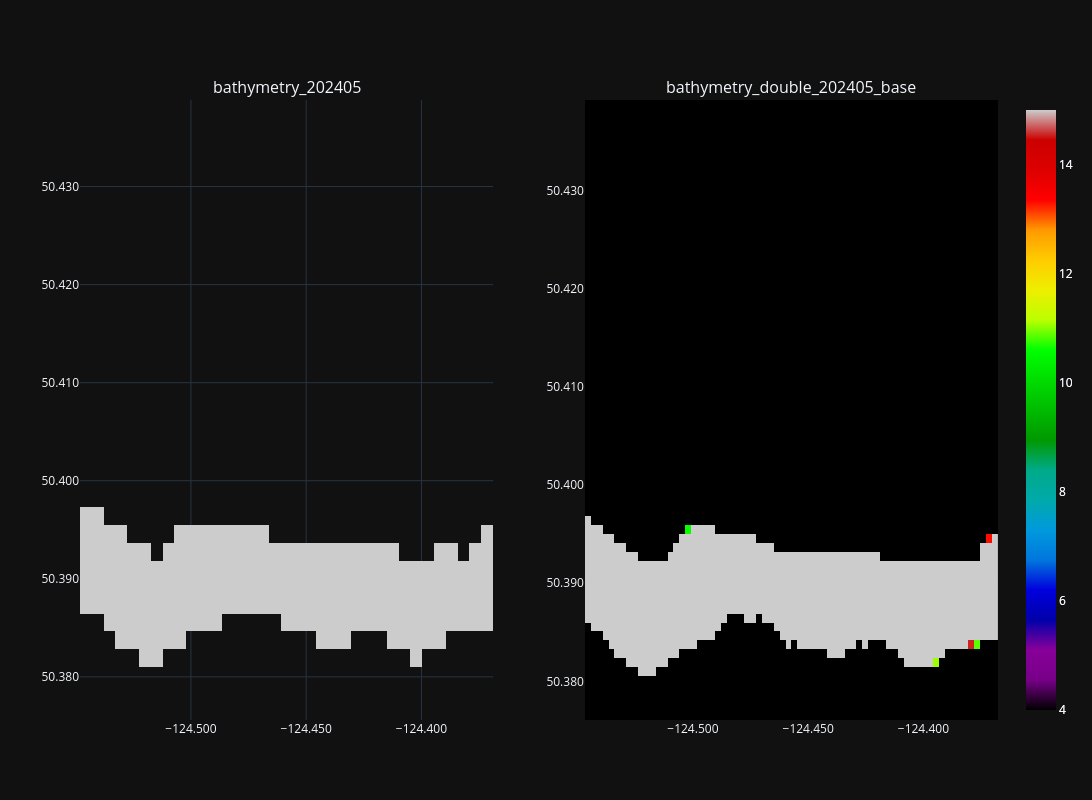

The cell this chart's notebook holds for it:
### Markdown cell above
### Tile 25, 9 - Toba Inlet

### Code cell
fig = plotly_tile(tile_x_min_max[9], y_slices, bathy_ds, dbl_bathy_base_ds)
fig.show()

### Figure 1 — Plotly figure (JSON) as saved in the notebook; plotly's stock layout.template omitted (floating-point values rounded to 4 significant figures; data arrays with more than 128 entries replaced by an {"elided": "..."} marker saying what was removed)
{"data": [{"colorscale": [[0.0, "rgb(0, 0, 0)"], [0.05, "rgb(119, 0, 136)"], [0.1, "rgb(136, 0, 153)"], [0.15, "rgb(0, 0, 170)"], [0.2, "rgb(0, 0, 221)"], [0.25, "rgb(0, 119, 221)"], [0.3, "rgb(0, 153, 221)"], [0.35, "rgb(0, 170, 170)"], [0.4, "rgb(0, 170, 136)"], [0.45, "rgb(0, 153, 0)"], [0.5, "rgb(0, 187, 0)"], [0.55, "rgb(0, 221, 0)"], [0.6, "rgb(0, 255, 0)"], [0.65, "rgb(187, 255, 0)"], [0.7, "rgb(238, 238, 0)"], [0.75, "rgb(255, 204, 0)"], [0.8, "rgb(255, 153, 0)"], [0.85, "rgb(255, 0, 0)"], [0.9, "rgb(221, 0, 0)"], [0.95, "rgb(204, 0, 0)"], [1.0, "rgb(204, 204, 204)"]], "customdata": {"elided": "35x35x2 int values"}, "hovertemplate": "Lon: %{x:.3f}<br>Lat: %{y:.3f}<br>Depth: %{z:.2f} m<br>x, y: %{customdata}<extra></extra>", "x": [-124.5, -124.5, -124.5, -124.5, -124.5, -124.5, -124.5, -124.5, -124.5, -124.5, -124.5, -124.5, -124.5, -124.5, -124.5, -124.5, -124.5, -124.5, -124.5, -124.4, -124.4, -124.4, -124.4, -124.4, -124.4, -124.4, -124.4, -124.4, -124.4, -124.4, -124.4, -124.4, -124.4, -124.4, -124.4], "y": [50.38, 50.38, 50.38, 50.38, 50.38, 50.39, 50.39, 50.39, 50.39, 50.39, 50.39, 50.4, 50.4, 50.4, 50.4, 50.4, 50.41, 50.41, 50.41, 50.41, 50.41, 50.41, 50.42, 50.42, 50.42, 50.42, 50.42, 50.43, 50.43, 50.43, 50.43, 50.43, 50.43, 50.44, 50.44], "z": {"elided": "35x35 float values"}, "zmax": 15, "zmin": 4, "type": "heatmap", "xaxis": "x", "yaxis": "y"}, {"colorscale": [[0.0, "rgb(0, 0, 0)"], [0.05, "rgb(119, 0, 136)"], [0.1, "rgb(136, 0, 153)"], [0.15, "rgb(0, 0, 170)"], [0.2, "rgb(0, 0, 221)"], [0.25, "rgb(0, 119, 221)"], [0.3, "rgb(0, 153, 221)"], [0.35, "rgb(0, 170, 170)"], [0.4, "rgb(0, 170, 136)"], [0.45, "rgb(0, 153, 0)"], [0.5, "rgb(0, 187, 0)"], [0.55, "rgb(0, 221, 0)"], [0.6, "rgb(0, 255, 0)"], [0.65, "rgb(187, 255, 0)"], [0.7, "rgb(238, 238, 0)"], [0.75, "rgb(255, 204, 0)"], [0.8, "rgb(255, 153, 0)"], [0.85, "rgb(255, 0, 0)"], [0.9, "rgb(221, 0, 0)"], [0.95, "rgb(204, 0, 0)"], [1.0, "rgb(204, 204, 204)"]], "customdata": {"elided": "70x70x2 int values"}, "hovertemplate": "Lon: %{x:.3f}<br>Lat: %{y:.3f}<br>Depth: %{z:.2f} m<br>x, y: %{customdata}<extra></extra>", "x": [-124.5, -124.5, -124.5, -124.5, -124.5, -124.5, -124.5, -124.5, -124.5, -124.5, -124.5, -124.5, -124.5, -124.5, -124.5, -124.5, -124.5, -124.5, -124.5, -124.5, -124.5, -124.5, -124.5, -124.5, -124.5, -124.5, -124.5, -124.5, -124.5, -124.5, -124.5, -124.5, -124.5, -124.5, -124.5, -124.5, -124.5, -124.5, -124.4, -124.4, -124.4, -124.4, -124.4, -124.4, -124.4, -124.4, -124.4, -124.4, -124.4, -124.4, -124.4, -124.4, -124.4, -124.4, -124.4, -124.4, -124.4, -124.4, -124.4, -124.4, -124.4, -124.4, -124.4, -124.4, -124.4, -124.4, -124.4, -124.4, -124.4, -124.4], "y": [50.38, 50.38, 50.38, 50.38, 50.38, 50.38, 50.38, 50.38, 50.38, 50.38, 50.39, 50.39, 50.39, 50.39, 50.39, 50.39, 50.39, 50.39, 50.39, 50.39, 50.39, 50.4, 50.4, 50.4, 50.4, 50.4, 50.4, 50.4, 50.4, 50.4, 50.4, 50.4, 50.41, 50.41, 50.41, 50.41, 50.41, 50.41, 50.41, 50.41, 50.41, 50.41, 50.41, 50.42, 50.42, 50.42, 50.42, 50.42, 50.42, 50.42, 50.42, 50.42, 50.42, 50.42, 50.43, 50.43, 50.43, 50.43, 50.43, 50.43, 50.43, 50.43, 50.43, 50.43, 50.43, 50.44, 50.44, 50.44, 50.44, 50.44], "z": {"elided": "70x70 float values"}, "zmax": 15, "zmin": 4, "type": "heatmap", "xaxis": "x2", "yaxis": "y2"}], "layout": {"xaxis": {"anchor": "y", "domain": [0.0, 0.45], "tickformat": ".3f"}, "yaxis": {"anchor": "x", "domain": [0.0, 1.0], "tickformat": ".3f"}, "xaxis2": {"anchor": "y2", "domain": [0.55, 1.0], "tickformat": ".3f"}, "yaxis2": {"anchor": "x2", "domain": [0.0, 1.0], "tickformat": ".3f"}, "annotations": [{"font": {"size": 16}, "showarrow": false, "text": "bathymetry_202405", "x": 0.225, "xanchor": "center", "xref": "paper", "y": 1.0, "yanchor": "bottom", "yref": "paper"}, {"font": {"size": 16}, "showarrow": false, "text": "bathymetry_double_202405_base", "x": 0.775, "xanchor": "center", "xref": "paper", "y": 1.0, "yanchor": "bottom", "yref": "paper"}], "height": 800, "width": 1600}}
